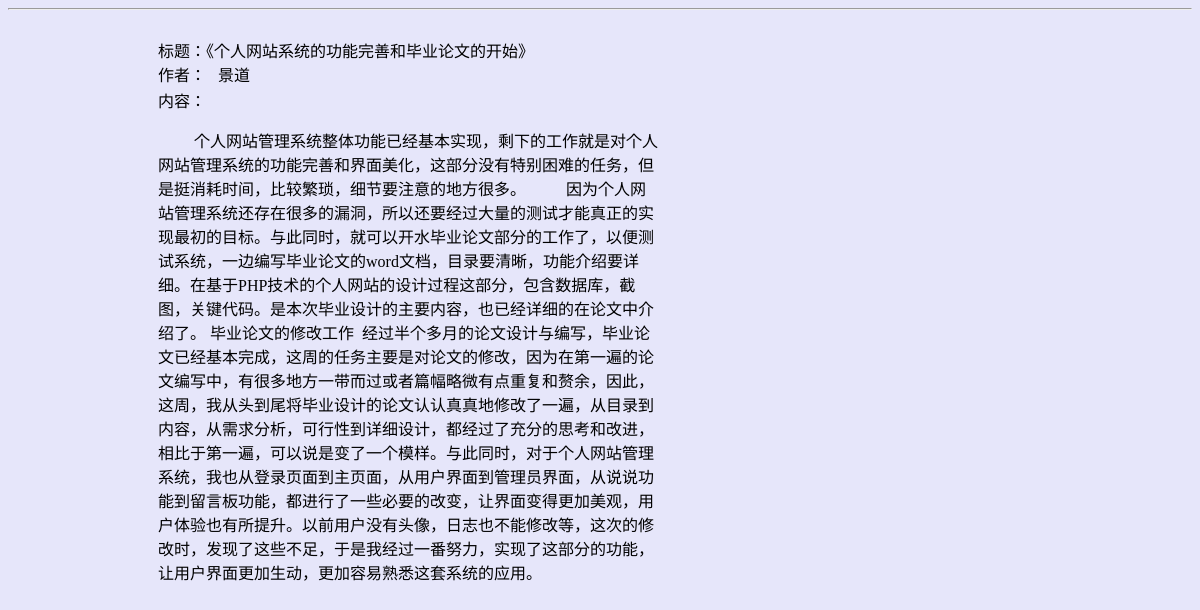
The app's page /admin/ad_management/ad_jl_display.php?journal_id=47 with its own data.
### tables this page shows
CREATE TABLE `user_journal` (
  `id` int(20) NOT NULL,
  `title` varchar(100) NOT NULL,
  `date` date NOT NULL,
  `content` text NOT NULL,
  `auther` varchar(100) NOT NULL
);

### connect.php (called while the page is built, shortened)
<?php
    function htmltocode($content){
   	    $content = str_replace(" ","&nbsp;&nbsp;",$content);
   	    return $content;
   }
?>

### admin/ad_management/ad_jl_display.php (the view, shortened to what this page needs)
<?php
    include("../../connect.php");
    $id=$_GET['journal_id'];
    $sql=$sq=" SELECT `title`, `content`, `auther` FROM `user_journal` WHERE id=".$id;
    $result = mysql_query($sq);
    $row = mysql_fetch_array($result);
?>
<!DOCTYPE html>
<html>
	<head>
	</head>
	<body style="background: lavender;position: relative;">
		<hr />
		<div class="class_div_1">
		<form action="" method="post" name="myform1" class="class_form">
			<div class="class_div_2">
			   	标题：<?php echo '《'.$row['title'].'》'?><br />作者：&nbsp;&nbsp;&nbsp;<?php echo $row['auther']?>
		    </div>
            <div class="class_div_3">
            	内容：<br />
            	<?php echo htmltocode($row['content'])?>
            </div>
		</form>
		</div>
	</body>
</html>

### admin/ad_management/ad_jl_display.php (style rules this page uses)
.class_form { width: 600px;height: 500px; position: absolute; top: 20px; left: 100px; }
.class_div_2 { position: absolute; top: 10px; left: 50px; }
.class_div_3 { width: 500px;height: 439px; position: absolute; top: 60px; left: 50px; }

### records on screen
user_journal: title "个人网站系统的功能完善和毕业论文的开始", auther "景道", content "个人网站管理系统整体功能已经基本实现，剩下的工作就是对个人网站管理系统的功能完善和界面美化，这部分没有特别困难的任务，但是挺消耗时间，比较繁琐，细节要注意的地方很多。 因为个人网站管理系统还存在很多的漏洞，所以还要经过大量的测试才能真正的实现最初的目标。与此同时，就可以开水毕业论文部分的工作了，以便测试系统，一边编写毕业论文的word文档，目录要清晰，功能介绍要详细。在基于PHP技术的个人网站的设计过程这部分，包含数据库，截图，关键代码。是本次毕业设计的主要内容，也已经详细的在论文中介绍了。 毕业论文的修改工作 经过半个多月的论文设计与编写，毕业论文已经基本完成，这周的任务主要是对论文的修改，因为在第一遍的论文编写中，有很多地方一带而过或者篇幅略微有点重复和赘余，因此，这周，我从头到尾将毕业设计的论文认认真真地修改了一遍，从目录到内容，从需求分析，可行性到详细设计，都经过了充分的思考和改进，相比于第一遍，可以说是变了一个模样。与此同时，对于个人网站管理系统，我也从登录页面到主页面，从用户界面到管理员界面，从说说功能到留言板功能，都进行了一些必要的改变，让界面变得更加美观，用户体验也有所提升。以前用户没有头像，日志也不能修改等，这次的修改时，发现了这些不足，于是我经过一番努力，实现了这部分的功能，让用户界面更加生动，更加容易熟悉这套系统的应用。"
